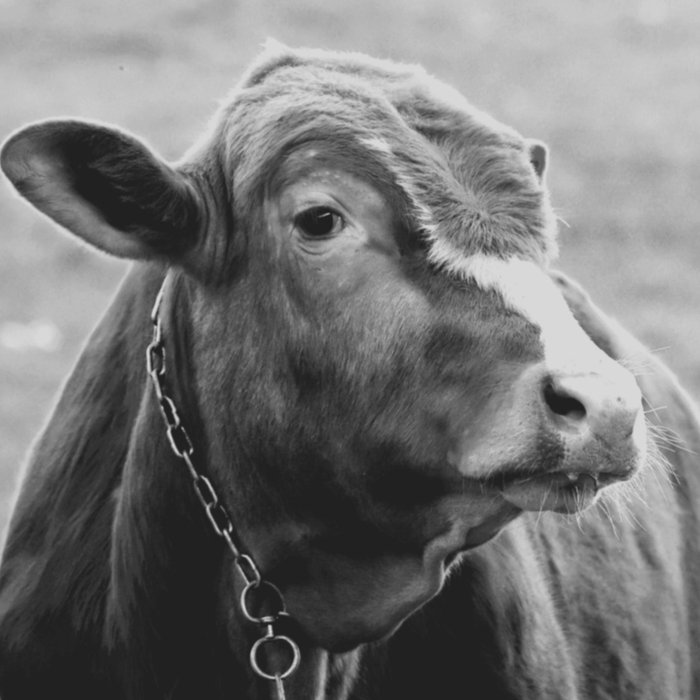
#> input picture claude_chat_handoff4/I_solver_input.jpg, 700 x 700 px
$ python -i prepare_inputs.py   (imports and definitions only)
#> lines starting #> are read from the running program, lines starting #| are printed output that depends on the picture
#!/usr/bin/env python3
"""
prepare_inputs.py — Image preprocessing library for caustic lens solver experiments.

Each function accepts (input_path, output_path, **params) and returns the output path.
All inputs converted to grayscale float [0,1]. All outputs saved as uint8 PNG.

Usage:
  python3 prepare_inputs.py --technique NAME --in PATH --out PATH [--param VAL ...]
  python3 prepare_inputs.py --make-preview --inputs P1 P2 P3 P4 \\
                            --labels "L1" "L2" "L3" "L4" --out preview.png

Techniques:
  alpha_blend             --alpha FLOAT (0.0=pure Sobel, 1.0=pure photo)
  clahe                   --clip-limit FLOAT  --tile-size INT
  gradient_magnitude      --power FLOAT
  gaussian_blur_gradient  --blur-sigma FLOAT  --power FLOAT
  bandpass                --low-sigma FLOAT  --high-sigma FLOAT
  unsharp_mask            --sigma FLOAT  --amount FLOAT
  blur_only               --sigma FLOAT
"""

import argparse
import numpy as np
from pathlib import Path
from PIL import Image
from scipy.ndimage import gaussian_filter
from skimage.filters import sobel
from skimage.color import rgb2gray


# ── Internal helpers ──────────────────────────────────────────────────────────

def _load_gray(input_path: str) -> np.ndarray:
    """Load image as grayscale float32 [0,1]."""
#> called with input_path = 'claude_chat_handoff4/I_solver_input.jpg'
    img = np.array(Image.open(input_path).convert('RGB'), dtype=np.float32) / 255.0
    return rgb2gray(img)


def _save(arr: np.ndarray, output_path: str, technique: str, gray_in: np.ndarray) -> str:
    """Clip to [0,1], save as uint8 PNG, print stats."""
    arr = np.clip(arr.astype(np.float32), 0.0, 1.0)
    out_img = Image.fromarray((arr * 255).astype(np.uint8))
    Path(output_path).parent.mkdir(parents=True, exist_ok=True)
    out_img.save(output_path)
    print(f"{technique}")
    print(f"  Input:  mean={gray_in.mean():.3f}  std={gray_in.std():.3f}")
    print(f"  Output: mean={arr.mean():.3f}  std={arr.std():.3f}")
    print(f"  Saved → {output_path}")
    return output_path


# ── Preprocessing techniques ──────────────────────────────────────────────────

# [57 lines left out: functions alpha_blend, clahe, gradient_magnitude, gaussian_blur_gradient, not called in this run]


def bandpass(input_path: str, output_path: str,
             low_sigma: float = 2.0, high_sigma: float = 32.0) -> str:
    """Bandpass filter: isolates mid-spatial frequencies encoding object shape.
    Formula: gaussian(img, low_sigma) - gaussian(img, high_sigma)
    low_sigma: slightly blurred (retains shape edges)
    high_sigma: strongly blurred (DC/broad strokes only)
    Difference = shape features at scales between low_sigma and high_sigma.
    Result shifted and normalized to [0,1].
    """
    gray = _load_gray(input_path)
    low_pass = gaussian_filter(gray, sigma=low_sigma)   # retains mid+high freq
    high_pass = gaussian_filter(gray, sigma=high_sigma) # retains only low freq
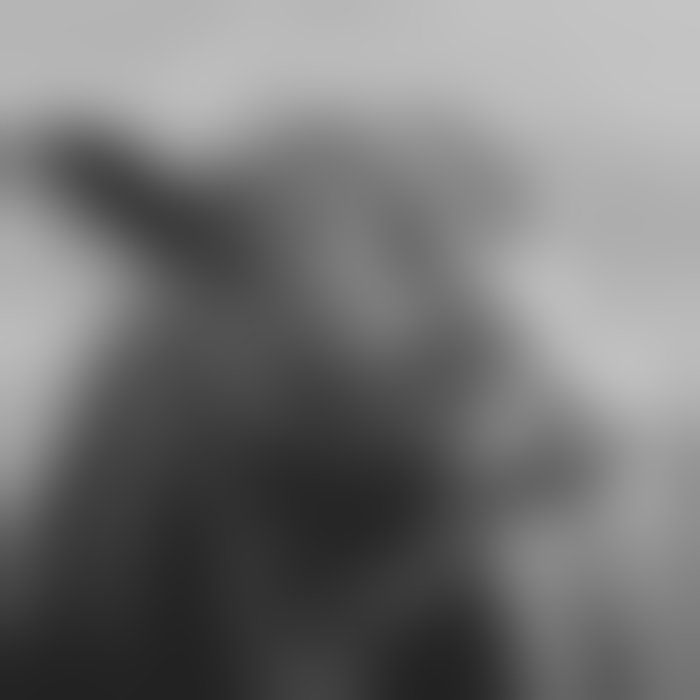
#> high_pass: shape (700, 700) float32; min 0.134, max 0.771, mean 0.463
    result = low_pass - high_pass  # isolates mid-frequency content
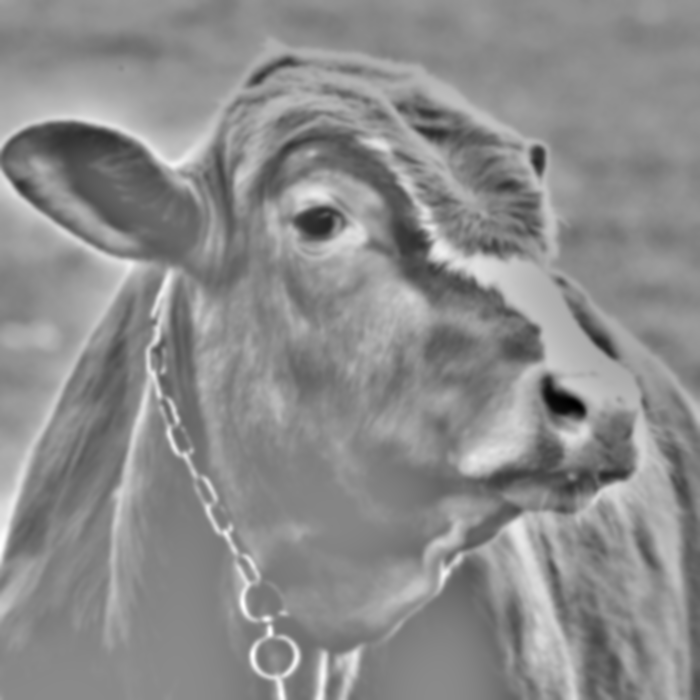
#> result: shape (700, 700) float32; min -0.456, max 0.373, mean 6.23e-11; drawn with min black and max white
    result = result - result.min()
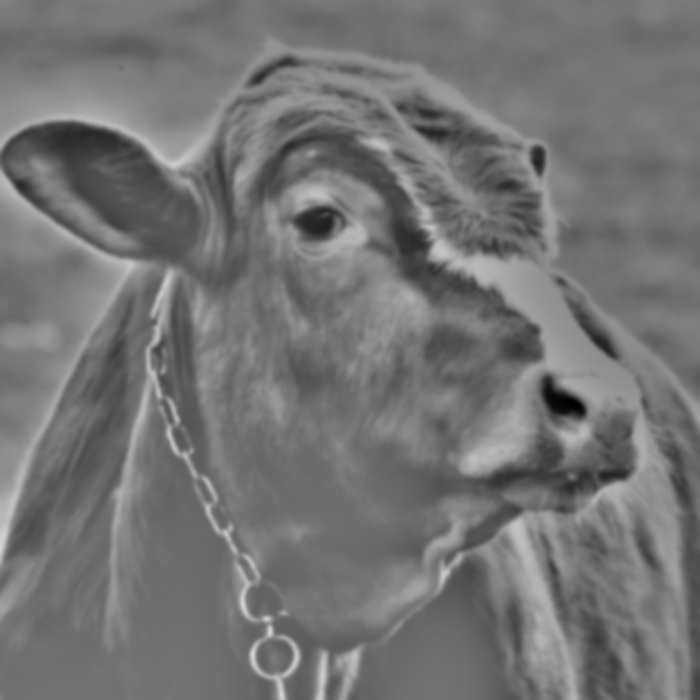
#> result: shape (700, 700) float32; min 0, max 0.829, mean 0.456
    if result.max() > 0:
        result = result / result.max()
    return _save(result, output_path,
                 f"bandpass(low_sigma={low_sigma}, high_sigma={high_sigma})", gray)
#|   Input:  mean=0.463  std=0.241
#|   Output: mean=0.550  std=0.109


# [20 lines left out: functions unsharp_mask, blur_only, not called in this run]


# ── Technique registry ────────────────────────────────────────────────────────

TECHNIQUES = {
    'alpha_blend':            alpha_blend,
    'clahe':                  clahe,
    'gradient_magnitude':     gradient_magnitude,
    'gaussian_blur_gradient': gaussian_blur_gradient,
    'bandpass':               bandpass,
    'unsharp_mask':           unsharp_mask,
    'blur_only':              blur_only,
}


# ── 4-panel preview ───────────────────────────────────────────────────────────

# [106 lines left out: functions make_block_preview, main, not called in this run]


# [2 lines not run here, left out]

>>> result = bandpass('claude_chat_handoff4/I_solver_input.jpg', 'out.png')
#> result = 'out.png'
